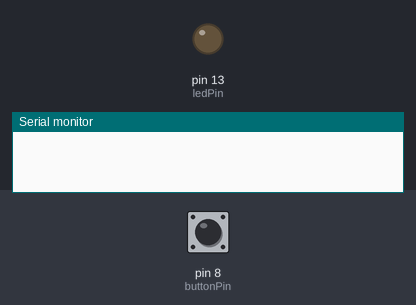
This sketch was run on a simulated Arduino Uno, built with avr-gcc and run on an emulated ATmega328P. Shown: output pins drawn as LEDs (lit = HIGH), the last lines printed to the serial monitor. The test bench sets the inputs (shaded band); at power-on: pin 8 (buttonPin) HIGH.

Above: at 1.2 s.
1.3 s: pin 8 (buttonPin) pulled LOW for 0.15 s
At 1.37 s:
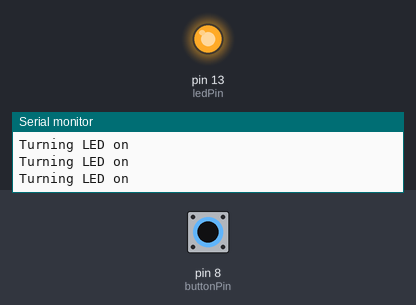
2.9 s: pin 8 (buttonPin) pulled LOW for 3.2 s
At 7.1 s:
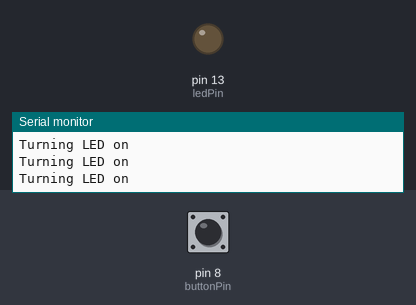
Timing chart, 0 to 8.6 s (numbered marks = the images above; inputs shaded):
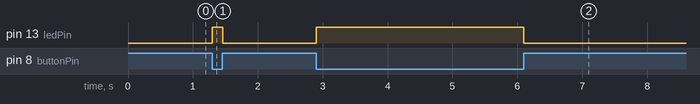

The sketch:

button_input_read.ino
```cpp
//read button input
int ledPin = 13;
int buttonPin = 8;

void setup() {
  Serial.begin(19200);
  pinMode (ledPin, OUTPUT);
  pinMode(buttonPin, INPUT_PULLUP);

}

void loop() {
  if (digitalRead(buttonPin) == LOW) {
      digitalWrite (ledPin, HIGH);
      Serial.println("Turning LED on");
}

else {
    digitalWrite (ledPin, LOW);
}
}
```

Measured:
- after the input at 1.3 s, pin 13 (ledPin): LOW → HIGH at once, → LOW 0.16 s later
- after the input at 2.9 s, pin 13 (ledPin): LOW → HIGH at once, → LOW 3.2 s later
